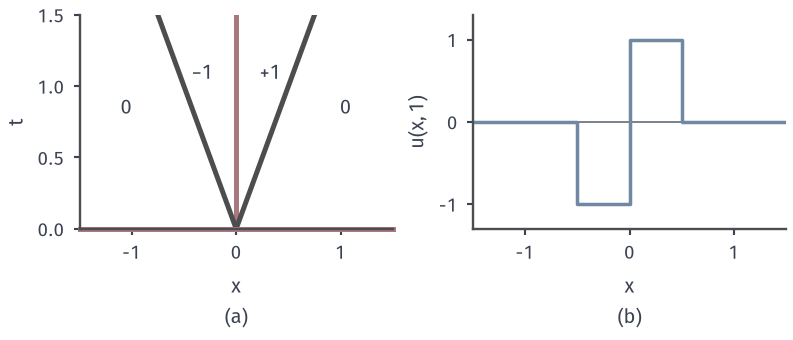

Source code (Python):
from pathlib import Path
import sys
ROOT = next(p for p in Path(__file__).resolve().parents if (p/'build.sh').is_file() and (p/'tex/book.tex').is_file())
sys.path.insert(0, str(ROOT/'figures/06-differential-equations/02-partial-differential-equations/matplotlib/cons-common'))
from cons_common import *
# Target: zero initial data admits the nonzero weak solution with three jumps, b=1.
fig, axs = figure(width_mm=112, height_mm=48, ncols=2)
ax=axs[0]; style(ax); ax.plot([0,0],[0,1.5],color=RED,lw=2.0); ax.plot([0,-.75],[0,1.5],color=LINE,lw=2.0); ax.plot([0,.75],[0,1.5],color=LINE,lw=2.0)
ax.plot([-1.5,1.5],[0,0],color=RED,lw=2,clip_on=False)
ax.text(-.32,1.05,'$-1$',ha='center'); ax.text(.33,1.05,'$+1$',ha='center'); ax.text(-1.05,.8,'$0$',ha='center'); ax.text(1.05,.8,'$0$',ha='center')
ax.set_xlim(-1.5,1.5); ax.set_ylim(0,1.5); ax.set_ylabel('$t$'); sub(ax,'a','$x$')
ax=axs[1]; style(ax); ax.axhline(0,color=MUTED,lw=.7)
ax.plot([-1.5,-.5,-.5,0,0,.5,.5,1.5],[0,0,-1,-1,1,1,0,0],color=BLUE,lw=1.4)
ax.set_xlim(-1.5,1.5); ax.set_ylim(-1.3,1.3); ax.set_ylabel('$u(x,1)$'); sub(ax,'b','$x$')
save(fig, HERE(__file__), 'figure', {'formula':'0|-b|b|0 with b=1'})
